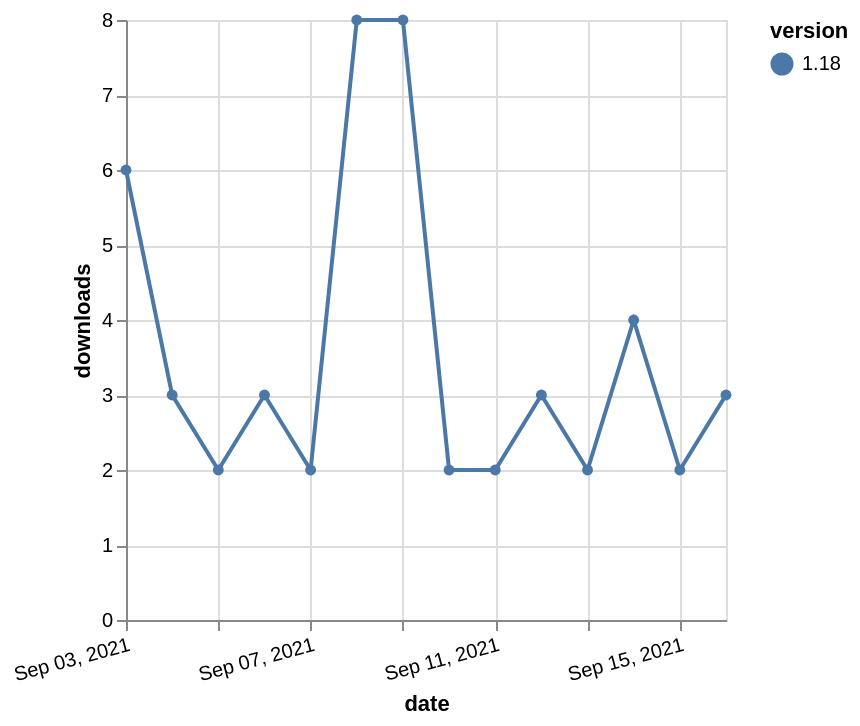

Vega-Lite specification for this chart:
### Vega-Lite specification from a JSON file in a GitHub repository (floating-point values rounded to 4 significant figures)
{"$schema": "https://vega.github.io/schema/vega-lite/v5.json", "description": "A simple bar chart with embedded data.", "data": {"values": [{"date": "2021-09-03", "total": 9854, "delta": 6, "version": "1.18"}, {"date": "2021-09-04", "total": 9857, "delta": 3, "version": "1.18"}, {"date": "2021-09-05", "total": 9859, "delta": 2, "version": "1.18"}, {"date": "2021-09-06", "total": 9862, "delta": 3, "version": "1.18"}, {"date": "2021-09-07", "total": 9864, "delta": 2, "version": "1.18"}, {"date": "2021-09-08", "total": 9872, "delta": 8, "version": "1.18"}, {"date": "2021-09-09", "total": 9880, "delta": 8, "version": "1.18"}, {"date": "2021-09-10", "total": 9882, "delta": 2, "version": "1.18"}, {"date": "2021-09-11", "total": 9884, "delta": 2, "version": "1.18"}, {"date": "2021-09-12", "total": 9887, "delta": 3, "version": "1.18"}, {"date": "2021-09-13", "total": 9889, "delta": 2, "version": "1.18"}, {"date": "2021-09-14", "total": 9893, "delta": 4, "version": "1.18"}, {"date": "2021-09-15", "total": 9895, "delta": 2, "version": "1.18"}, {"date": "2021-09-16", "total": 9898, "delta": 3, "version": "1.18"}]}, "width": "container", "mark": {"type": "line", "point": {"filled": true}}, "encoding": {"x": {"field": "date", "type": "temporal", "timeUnit": "yearmonthdate", "title": "date", "axis": {"labelAngle": -15}}, "y": {"field": "delta", "type": "quantitative", "title": "downloads"}, "color": {"field": "version", "type": "nominal"}, "tooltip": {"field": "delta"}}}
